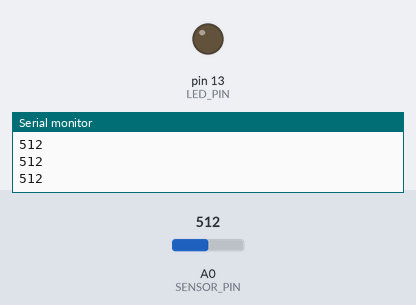
A sketch run on a simulated Arduino Uno, built with avr-gcc and run on an emulated ATmega328P. On the bench: output pins drawn as LEDs (lit = HIGH), the last lines printed to the serial monitor. The inputs (shaded band) are chosen by the test bench; at power-on: A0 (SENSOR_PIN) = 512.

Above: at 1.2 s.
1.3 s: A0 (SENSOR_PIN) set to 525
At 2.5 s:
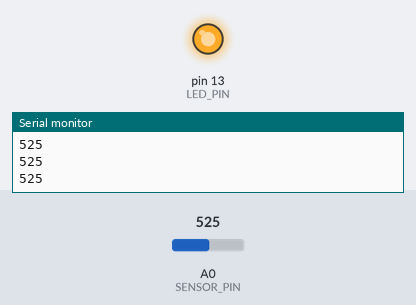
2.8 s: A0 (SENSOR_PIN) set to 511
At 4.0 s:
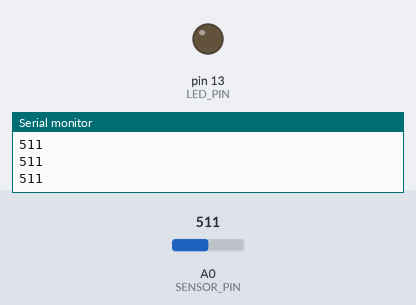
4.3 s: A0 (SENSOR_PIN) set to 716
At 5.5 s:
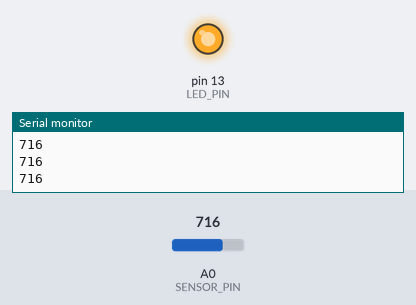
Timing chart, 0 to 7.3 s (numbered marks = the images above; inputs shaded):
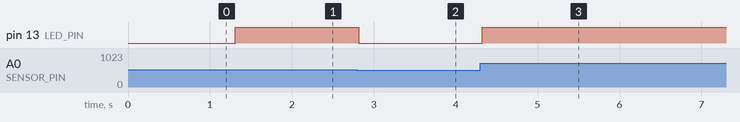

Measured:
- the behaviour switches between 512 and 513 on A0 (SENSOR_PIN) (found by bisection; images 0 and 1)
- after the input at 1.3 s, pin 13 (LED_PIN): LOW → HIGH at once
- after the input at 2.8 s, pin 13 (LED_PIN): HIGH → LOW at once
- after the input at 4.3 s, pin 13 (LED_PIN): LOW → HIGH at once

The sketch:

02_analog_modul.ino
```cpp
// Leser moduler med analog utgang (AO): lysmotstand (LDR), mikrofon, termistor,
// flamme- og fuktsensor. Skriver verdien til seriellplotteren og tenner LED-en over en terskel.
// Kobling: AO -> A0, + / VCC -> 5V, - / GND -> GND.

const int SENSOR_PIN = A0;
const int LED_PIN = LED_BUILTIN;
const int TERSKEL = 512; // Juster etter hva du måler

void setup() {
  pinMode(LED_PIN, OUTPUT);
  Serial.begin(9600);
}

void loop() {
  int verdi = analogRead(SENSOR_PIN); // 0–1023 tilsvarer 0–5 V
  digitalWrite(LED_PIN, verdi > TERSKEL ? HIGH : LOW);
  Serial.println(verdi);
  delay(50);
}
```
